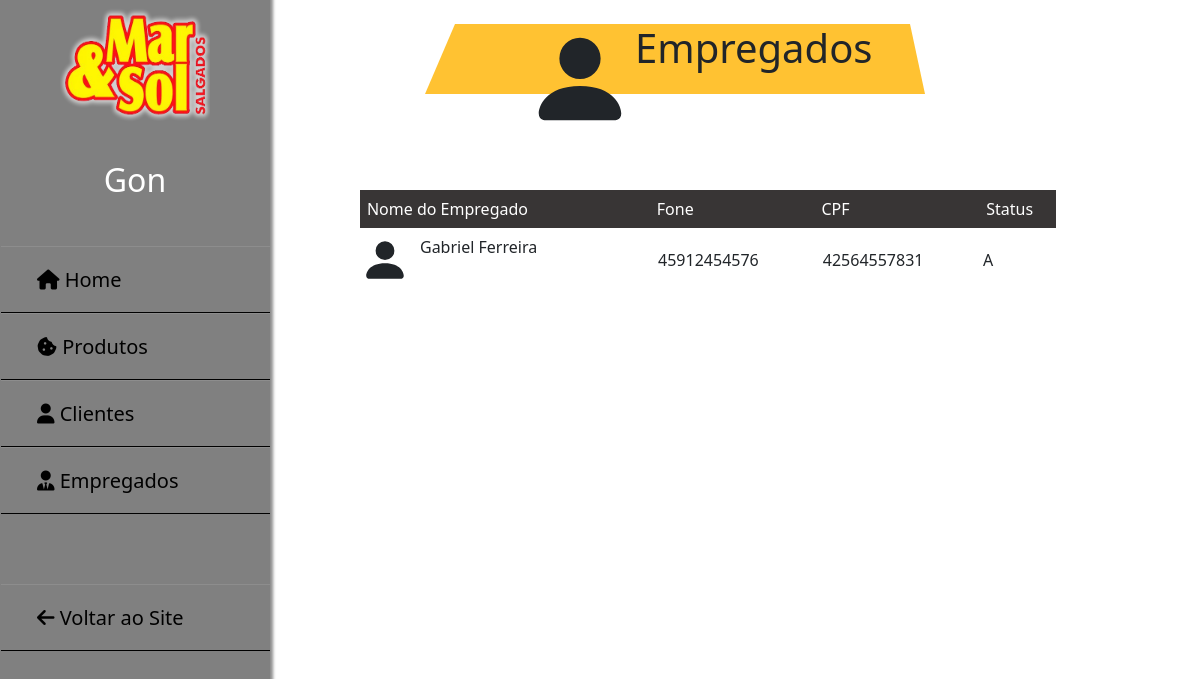
Screenshot of /Admin/adm-employees.php (signed in) with the database file from the repository.
### tables this page shows
CREATE TABLE `funcionarios` (
  `idfuncionario` int(11) NOT NULL,
  `nomefuncionario` varchar(100) NOT NULL,
  `cpf` bigint(11) UNSIGNED ZEROFILL NOT NULL,
  `email` varchar(100) NOT NULL,
  `fone` bigint(11) UNSIGNED ZEROFILL NOT NULL,
  `fk_idendereco` int(11) NOT NULL,
  `status` char(1) DEFAULT 'A' CHECK (`status` in ('A','I'))
);

### Admin/adm-employees.php (the view, shortened to what this page needs)
<?php
$pdo = conectar();
$sql = "SELECT * FROM funcionarios";
$stmt = $pdo->prepare($sql);
$stmt->execute();
$empregados = $stmt->fetchAll();
?>
<!DOCTYPE html>
<html lang="pt-br">
<head>
    <link href="https://cdn.jsdelivr.net/npm/bootstrap@5.2.0-beta1/dist/css/bootstrap.min.css" rel="stylesheet">
    <link rel="stylesheet" type="text/css" href="../CSS/style-button.css">
    <link rel="stylesheet" type="text/css" href="../CSS/style-empregados.css">
    <link rel="stylesheet" type="text/css" href="../CSS/style-header.css">
</head>
<body>
    <?php include("../class/adm-sidebar.php"); ?>
    <center><br>
        <div class="admCLIENT">
            <svg xmlns="http://www.w3.org/2000/svg" width="110" height="110" fill="currentColor" class="bi bi-person-fill" viewBox="0 0 16 16">
                <path d="M3 14s-1 0-1-1 1-4 6-4 6 3 6 4-1 1-1 1H3zm5-6a3 3 0 1 0 0-6 3 3 0 0 0 0 6z" />
            </svg>
            <h1>Empregados</h1>
        </div>
    </center>
    <br><br>
    <div class="small-container cart-page">
        <table>
            <tr>
                <th>Nome do Empregado</th>
                <th>Fone</th>
                <th>CPF</th>
                <th>Status</th>
            </tr>
            <?php
            foreach($empregados as $e) {
            ?>
            <tr>
                <td>
                    <div class="cart-info">
                        <svg xmlns="http://www.w3.org/2000/svg" width="50" height="50" fill="currentColor" class="bi bi-person-fill" viewBox="0 0 16 16">
                            <path d="M3 14s-1 0-1-1 1-4 6-4 6 3 6 4-1 1-1 1H3zm5-6a3 3 0 1 0 0-6 3 3 0 0 0 0 6z" />
                        </svg>
                        <div>
                            <p><?php echo $e['nomefuncionario']; ?></p>
                        </div>
                    </div>
                </td>
                <td>
                    <div class="centralizado">
                        <?php echo $e['fone']; ?>
                    </div>
                </td>
                <td>
                    <div class="centralizado">
                        <?php echo $e['cpf']; ?>
                    </div>
                </td>
                <td>
                    <div class="centralizado">
                        <?php echo $e['status']; ?>
                    </div>
                </td>
            </tr>
            <?php
            }
            ?>
        </table>
    </div>
</body>
</html>

### CSS/style-empregados.css (style rules this page uses)
.admCLIENT { padding-left: 70px; margin-left: 150px; border-bottom: 70px solid rgb(255, 194, 50); border-left: 30px solid transparent; border-right: 15px solid transparent; height: 0; width: 500px; display: flex; }
.cart-page { padding-top: 4%; padding-left: 30%; width: 88%; }
table { width: 100%; border-collapse: collapse; }
.cart-info { display: flex; flex-wrap: wrap; }
th { text-align: left; padding: 1%; color: #fff; background: #383535; font-weight: normal; }
td { padding: 1% 0%; }
.cart-info p { padding-left: 10px; }
.centralizado { padding-left: 5%; }

### CSS/style-adm.css (style rules this page uses)
* { margin:0; padding: 0; list-style: none; text-decoration: none; }
.admCLIENT { padding-left: 70px; margin-left: 150px; border-bottom: 70px solid rgb(255, 194, 50); border-left: 30px solid transparent; border-right: 15px solid transparent; height: 0; width: 500px; display: flex; }

### rows the page displays
funcionarios: nomefuncionario "Gabriel Ferreira", fone "45912454576", cpf "42564557831", status "A"

### other values shown
$_SESSION['usuario'] "Gon"
